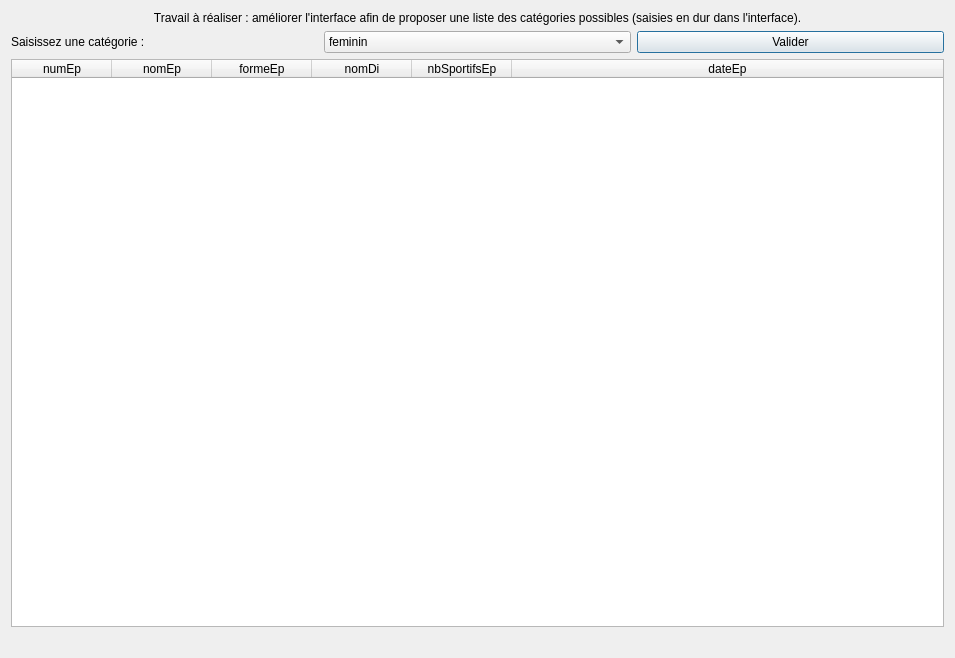
<?xml version="1.0" encoding="UTF-8"?>
<ui version="4.0">
 <class>fct_comp_2</class>
 <widget class="QDialog" name="fct_comp_2">
  <property name="geometry">
   <rect>
    <x>0</x>
    <y>0</y>
    <width>955</width>
    <height>658</height>
   </rect>
  </property>
  <property name="windowTitle">
   <string>Liste des épreuves d'une catégorie (version 1, catégories fixées par interface)</string>
  </property>
  <property name="windowOpacity">
   <double>9.000000000000000</double>
  </property>
  <layout class="QVBoxLayout" name="verticalLayout">
   <item>
    <widget class="QLabel" name="label">
     <property name="text">
      <string>Travail à réaliser : améliorer l'interface afin de proposer une liste des catégories possibles (saisies en dur dans l'interface).</string>
     </property>
     <property name="alignment">
      <set>Qt::AlignCenter</set>
     </property>
     <property name="wordWrap">
      <bool>true</bool>
     </property>
    </widget>
   </item>
   <item>
    <layout class="QHBoxLayout" name="horizontalLayout">
     <item>
      <widget class="QLabel" name="label_3">
       <property name="text">
        <string>Saisissez une catégorie :</string>
       </property>
      </widget>
     </item>
     <item>
      <widget class="QComboBox" name="comboBox_comp_2">
       <item>
        <property name="text">
         <string>feminin</string>
        </property>
       </item>
       <item>
        <property name="text">
         <string>masculin</string>
        </property>
       </item>
       <item>
        <property name="text">
         <string>mixte</string>
        </property>
       </item>
      </widget>
     </item>
     <item>
      <widget class="QPushButton" name="pushButton_fct_comp_2">
       <property name="text">
        <string>Valider</string>
       </property>
      </widget>
     </item>
    </layout>
   </item>
   <item>
    <widget class="QTableWidget" name="table_fct_comp_2">
     <attribute name="horizontalHeaderMinimumSectionSize">
      <number>50</number>
     </attribute>
     <attribute name="horizontalHeaderStretchLastSection">
      <bool>true</bool>
     </attribute>
     <attribute name="verticalHeaderVisible">
      <bool>false</bool>
     </attribute>
     <column>
      <property name="text">
       <string>numEp</string>
      </property>
     </column>
     <column>
      <property name="text">
       <string>nomEp</string>
      </property>
     </column>
     <column>
      <property name="text">
       <string>formeEp</string>
      </property>
     </column>
     <column>
      <property name="text">
       <string>nomDi</string>
      </property>
     </column>
     <column>
      <property name="text">
       <string>nbSportifsEp</string>
      </property>
     </column>
     <column>
      <property name="text">
       <string>dateEp</string>
      </property>
     </column>
    </widget>
   </item>
   <item>
    <widget class="QLabel" name="label_fct_comp_2">
     <property name="text">
      <string/>
     </property>
     <property name="alignment">
      <set>Qt::AlignCenter</set>
     </property>
    </widget>
   </item>
  </layout>
 </widget>
 <resources/>
 <connections>
  <connection>
   <sender>pushButton_fct_comp_2</sender>
   <signal>clicked()</signal>
   <receiver>fct_comp_2</receiver>
   <slot>refreshResult()</slot>
   <hints>
    <hint type="sourcelabel">
     <x>351</x>
     <y>51</y>
    </hint>
    <hint type="destinationlabel">
     <x>444</x>
     <y>134</y>
    </hint>
   </hints>
  </connection>
 </connections>
 <slots>
  <slot>refreshResult()</slot>
 </slots>
</ui>
